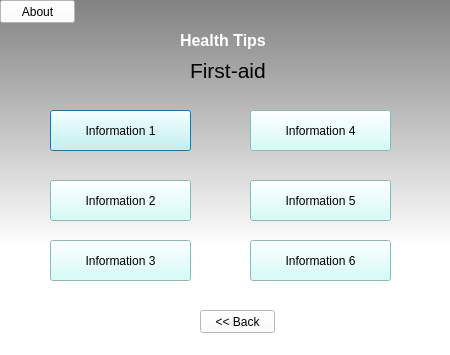
<?xml version="1.0" encoding="UTF-8"?>
<ui version="4.0">
 <class>FirstAid</class>
 <widget class="QDialog" name="FirstAid">
  <property name="geometry">
   <rect>
    <x>0</x>
    <y>0</y>
    <width>450</width>
    <height>355</height>
   </rect>
  </property>
  <property name="windowTitle">
   <string>Dialog</string>
  </property>
  <property name="styleSheet">
   <string notr="true">background-color: qlineargradient(spread:pad, x1:0, y1:0, x2:0, y2:1, stop:0 rgba(130, 130, 130, 255), stop:0.693182 rgba(255, 255, 255, 255));</string>
  </property>
  <widget class="QPushButton" name="pushButton_3">
   <property name="geometry">
    <rect>
     <x>50</x>
     <y>110</y>
     <width>141</width>
     <height>41</height>
    </rect>
   </property>
   <property name="styleSheet">
    <string notr="true">background-color: rgb(201, 255, 249);
border-color: rgb(85, 255, 255);
font: 75 8pt &quot;MS Shell Dlg 2&quot;;</string>
   </property>
   <property name="text">
    <string>Information 1</string>
   </property>
  </widget>
  <widget class="QLabel" name="label">
   <property name="geometry">
    <rect>
     <x>180</x>
     <y>30</y>
     <width>101</width>
     <height>20</height>
    </rect>
   </property>
   <property name="font">
    <font>
     <pointsize>12</pointsize>
     <weight>75</weight>
     <bold>true</bold>
    </font>
   </property>
   <property name="styleSheet">
    <string notr="true">color: rgb(255, 255, 255);
background-color: rgba(255, 255, 255, 0);</string>
   </property>
   <property name="text">
    <string>Health Tips</string>
   </property>
  </widget>
  <widget class="QPushButton" name="pushButton_2">
   <property name="geometry">
    <rect>
     <x>200</x>
     <y>310</y>
     <width>75</width>
     <height>23</height>
    </rect>
   </property>
   <property name="styleSheet">
    <string notr="true">background-color: rgb(255, 255, 255);</string>
   </property>
   <property name="text">
    <string>&lt;&lt; Back</string>
   </property>
  </widget>
  <widget class="QLabel" name="label_2">
   <property name="geometry">
    <rect>
     <x>190</x>
     <y>60</y>
     <width>81</width>
     <height>20</height>
    </rect>
   </property>
   <property name="font">
    <font>
     <pointsize>16</pointsize>
     <weight>50</weight>
     <bold>false</bold>
    </font>
   </property>
   <property name="styleSheet">
    <string notr="true">color: rgb(0, 0, 0);
background-color: rgba(255, 255, 255, 0);</string>
   </property>
   <property name="text">
    <string>First-aid</string>
   </property>
  </widget>
  <widget class="QPushButton" name="pushButton">
   <property name="geometry">
    <rect>
     <x>0</x>
     <y>0</y>
     <width>75</width>
     <height>23</height>
    </rect>
   </property>
   <property name="styleSheet">
    <string notr="true">background-color: rgb(255, 255, 255);</string>
   </property>
   <property name="text">
    <string>About</string>
   </property>
  </widget>
  <widget class="QPushButton" name="pushButton_4">
   <property name="geometry">
    <rect>
     <x>250</x>
     <y>110</y>
     <width>141</width>
     <height>41</height>
    </rect>
   </property>
   <property name="styleSheet">
    <string notr="true">background-color: rgb(201, 255, 249);
border-color: rgb(85, 255, 255);
font: 75 8pt &quot;MS Shell Dlg 2&quot;;</string>
   </property>
   <property name="text">
    <string>Information 4</string>
   </property>
  </widget>
  <widget class="QPushButton" name="pushButton_5">
   <property name="geometry">
    <rect>
     <x>50</x>
     <y>180</y>
     <width>141</width>
     <height>41</height>
    </rect>
   </property>
   <property name="styleSheet">
    <string notr="true">background-color: rgb(201, 255, 249);
border-color: rgb(85, 255, 255);
font: 75 8pt &quot;MS Shell Dlg 2&quot;;</string>
   </property>
   <property name="text">
    <string>Information 2</string>
   </property>
  </widget>
  <widget class="QPushButton" name="pushButton_6">
   <property name="geometry">
    <rect>
     <x>250</x>
     <y>180</y>
     <width>141</width>
     <height>41</height>
    </rect>
   </property>
   <property name="styleSheet">
    <string notr="true">background-color: rgb(201, 255, 249);
border-color: rgb(85, 255, 255);
font: 75 8pt &quot;MS Shell Dlg 2&quot;;</string>
   </property>
   <property name="text">
    <string>Information 5</string>
   </property>
  </widget>
  <widget class="QPushButton" name="pushButton_7">
   <property name="geometry">
    <rect>
     <x>50</x>
     <y>240</y>
     <width>141</width>
     <height>41</height>
    </rect>
   </property>
   <property name="styleSheet">
    <string notr="true">background-color: rgb(201, 255, 249);
border-color: rgb(85, 255, 255);
font: 75 8pt &quot;MS Shell Dlg 2&quot;;</string>
   </property>
   <property name="text">
    <string>Information 3</string>
   </property>
  </widget>
  <widget class="QPushButton" name="pushButton_8">
   <property name="geometry">
    <rect>
     <x>250</x>
     <y>240</y>
     <width>141</width>
     <height>41</height>
    </rect>
   </property>
   <property name="styleSheet">
    <string notr="true">background-color: rgb(201, 255, 249);
border-color: rgb(85, 255, 255);
font: 75 8pt &quot;MS Shell Dlg 2&quot;;</string>
   </property>
   <property name="text">
    <string>Information 6</string>
   </property>
  </widget>
 </widget>
 <resources/>
 <connections/>
</ui>
